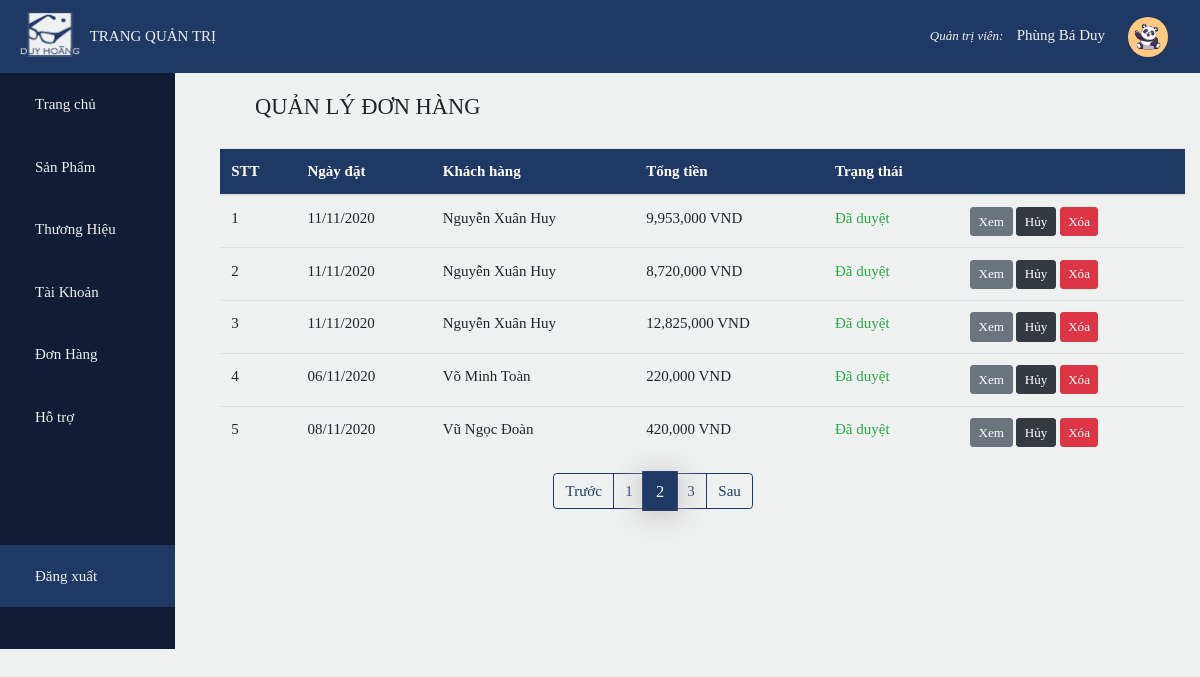
The app's page /admin/index.php?page=o&pg=2 (signed in) with its own data.
### tables this page shows
CREATE TABLE `account` (
  `id` int(11) NOT NULL,
  `name` varchar(50) DEFAULT NULL,
  `username` varchar(50) DEFAULT NULL,
  `password` varchar(50) DEFAULT NULL,
  `admin` bit(1) DEFAULT NULL,
  `phone` varchar(20) DEFAULT NULL,
  `address` varchar(255) DEFAULT NULL,
  `image` varchar(50) DEFAULT 'avatar.png'
);

CREATE TABLE `bills` (
  `id` int(10) UNSIGNED NOT NULL,
  `id_customer` int(11) DEFAULT NULL,
  `date_order` date DEFAULT NULL,
  `total` float DEFAULT NULL,
  `status` bit(1) DEFAULT b'0'
);

### admin/bills/bills.php (the view, shortened to what this page needs)
<?php
    require_once('../db_config/db_connect.php');
    $sql_qty = 'select count(id) as qty from bills';
    $result_qty = mysqli_query($conn,$sql_qty);
    $row = mysqli_fetch_array($result_qty);
    $total_Product = $row['qty'];
    $product_perPage = 5;
    $total_Page = ceil($total_Product / $product_perPage);
    if(isset($_GET['pg']))
        $current_Page = $_GET['pg'];
    $index = ($current_Page - 1)*$product_perPage;
    $sql = 'Select * from account join bills
            on account.id = bills.id_customer order by status limit '.$index.', '.$product_perPage.'';
    $result = mysqli_query($conn,$sql);
?>
<div class="container detail">
    <div class="top">
        <h4 class="text-color"><i class="fas fa-box-open"></i>QUẢN LÝ ĐƠN HÀNG</h4>
    </div>
    <table class="table table-hover">
        <thead class="bg-color text-white">
            <tr>
                <th>STT</th>
                <th>Ngày đặt</th>
                <th>Khách hàng</th>
                <th>Tổng tiền</th>
                <th>Trạng thái</th>
                <th colspan="2"></th>
            </tr>
        </thead>
        <tbody>
            <?php
                $i = 1;
                while($row = mysqli_fetch_array($result))
                {
                    echo '
                    <tr>
                        <td>'.$i++.'</td>
                        <td>'.date('d/m/Y',strtotime($row['date_order'])).'</td>
                        <td>'.$row['name'].'</td>
                        <td>'.number_format($row['total']).' VND</td>';
                        if($row['status']==1)
                            echo'<td class="text-success">Đã duyệt</td>';
                        else echo '<td class="text-danger">Chưa duyệt</td>';
                        echo '
                        <td>
                            <a class="btn btn-sm btn-secondary" href="index.php?page=od&id='.$row['id'].'&pg=1">Xem</a>';
                            if($row['status']==1)
                                echo'<a class="btn btn-sm btn-dark ml-1" href="bills/checkstt.php?id='.$row['id'].'&stt=1">Hủy</a>';
                            else echo '<a class="btn btn-sm btn-color ml-1" href="bills/checkstt.php?id='.$row['id'].'&stt=0">Duyệt</a>';
                        echo '<a class="btn btn-sm btn-danger ml-1" href="bills/delete.php?id='.$row['id'].'">Xóa</a>
                        </td>
                    </tr>';
                }
            ?>
        </tbody>
    </table>
</div>
<ul class="pagination mx-auto" style="width: 30%">
        <?php
            if($_GET['pg']>1)
                echo '
                <li class="page-item">
                    <a class="page-link" href="?page=o&pg='.($_GET['pg']-1).'">Trước</a>
                </li>';
            else echo '
                <li class="page-item disabled">
                    <a class="page-link" href="#">Trước</a>
                </li>';
            for($i=1;$i<=$total_Page;$i++)
            {
                if($i==$_GET['pg'])
                echo '
                <li class="page-item active">
                    <a class="page-link" href="?page=o&pg='.$i.'">'.$i.'<span class="sr-only">(current)</span></a>
                </li>';
                else echo '<li class="page-item"><a class="page-link" href="?page=o&pg='.$i.'">'.$i.'</a></li>';
            }
            if($_GET['pg']<$total_Page)
                echo '
                <li class="page-item">
                    <a class="page-link" href="?page=o&pg='.($_GET['pg']+1).'">Sau</a>
                </li>';
            else echo '
                <li class="page-item disabled">
                    <a class="page-link" href="#">Sau</a>
                </li>';
        ?>
</ul>

### admin/style.css (style rules this page uses)
:root { --mainColor:#203864; --bgColor:#eff1f0; }
* { font-family: Bahnschrift Light; font-size: 15px; scroll-behavior: smooth; box-sizing: border-box; }
body { background-color: var(--bgColor); }
.page-item.active .page-link { color: var(--bgColor); background-color: var(--mainColor); border-color: var(--mainColor); -webkit-box-shadow: 0px 3px 21px 5px rgba(202, 201, 201, 0.81); box-shadow: 0px 3px 21px 5px rgba(202, 201, 201, 0.81); transform: scale(1.1,1.1); }
.page-link { background-color:var(--bgColor); color: var(--mainColor); border-color: var(--mainColor); }
.bg-color { background-color: var(--mainColor); }
.top { display: flex; padding: 20px; justify-content: space-between; }

### records on screen
account: bills.date_order "11/11/2020", name "Nguyễn Xuân Huy", bills.total "9,953,000", bills.total "8,720,000", bills.total "12,825,000"
account: bills.date_order "06/11/2020", name "Võ Minh Toàn", bills.total "220,000"
account: bills.date_order "08/11/2020", name "Vũ Ngọc Đoàn", bills.total "420,000"

### other values on screen
$_SESSION['name'] "Phùng Bá Duy"
